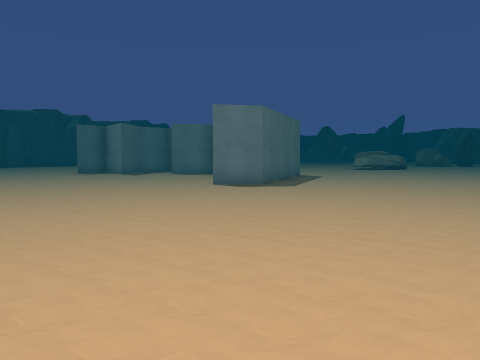
view 1 (above)

24 first-person views from a walk through a Unity game level. The camera is 1.5 m above the floor, tilts 4° down and sees 70° across. The floor is counted in squares, 2 m on a side. Each view is taken from the middle of a square. On the plan, view 1 faces up. The plan holds only what a view shows up to about 11 squares ahead; the rest is blank. The place goes on beyond the plan. Door leaves are left out, so doorways stand open. Some surface patterns are stand-ins.

view 2
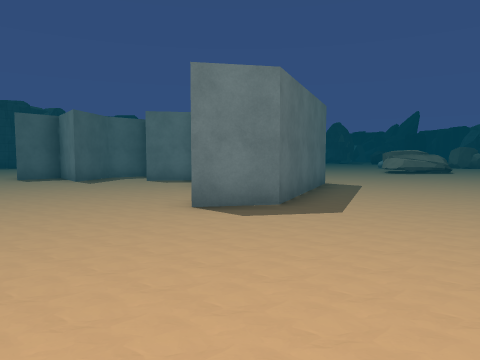

view 3
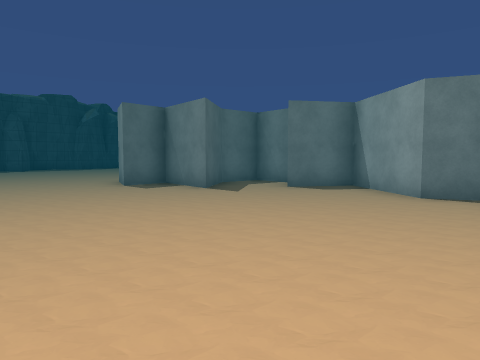

view 4
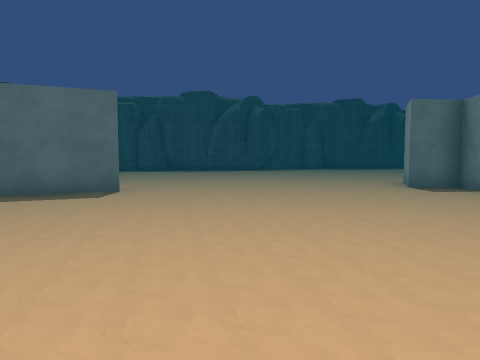

view 5
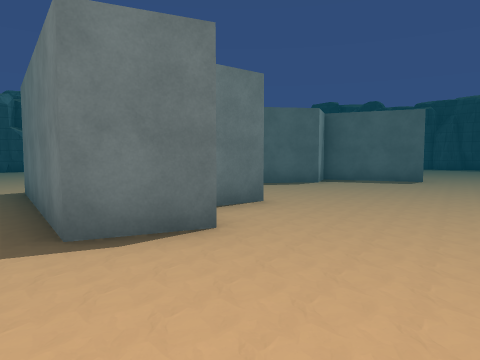

view 6
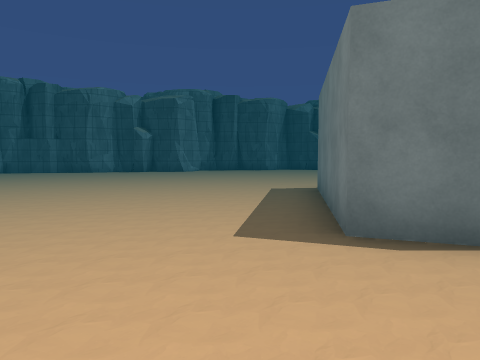

view 7
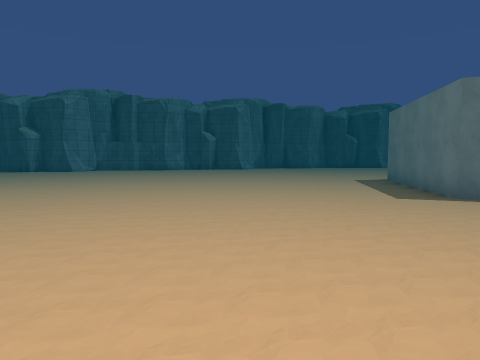

view 8
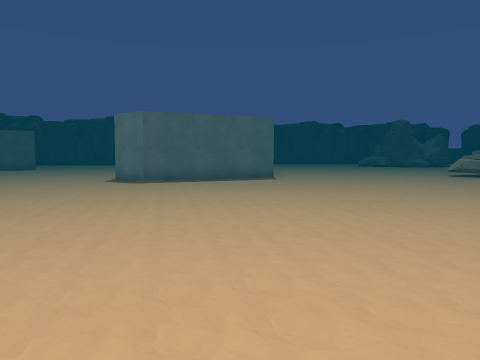

view 9
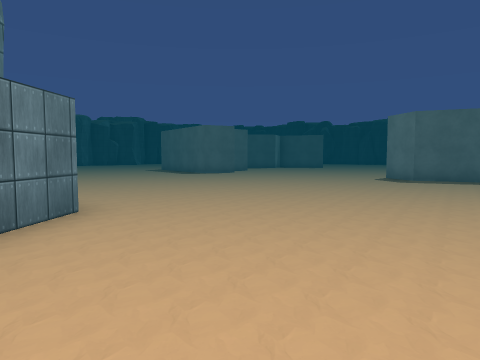

view 10
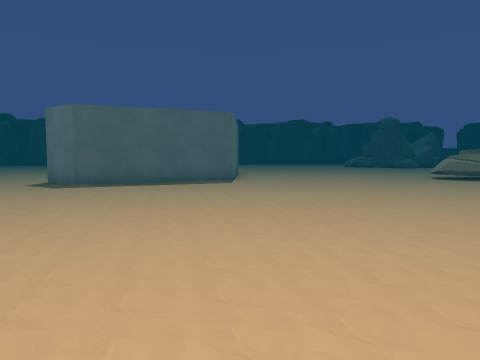

view 11
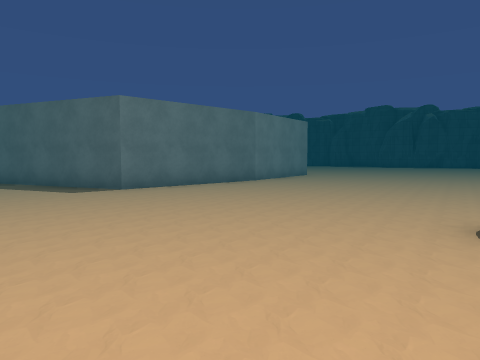

view 12
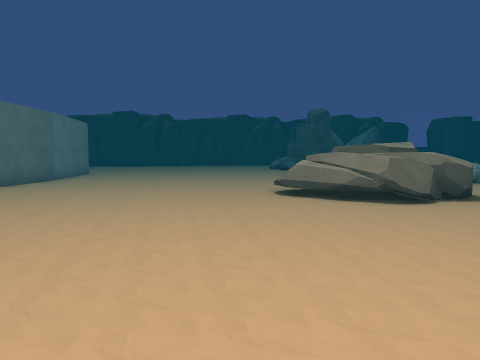

view 13
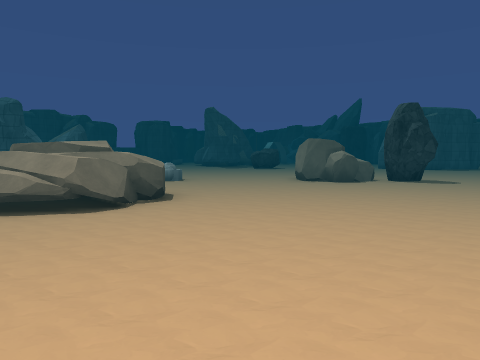

view 14
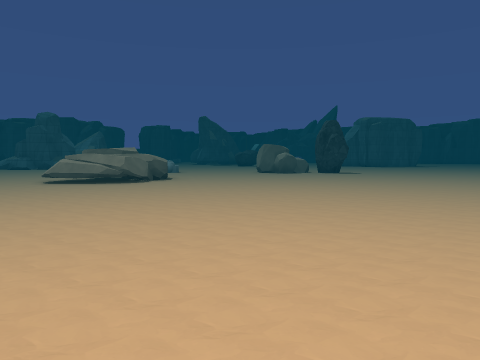

view 15
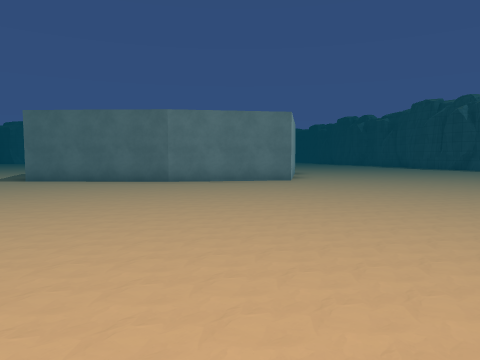

view 16
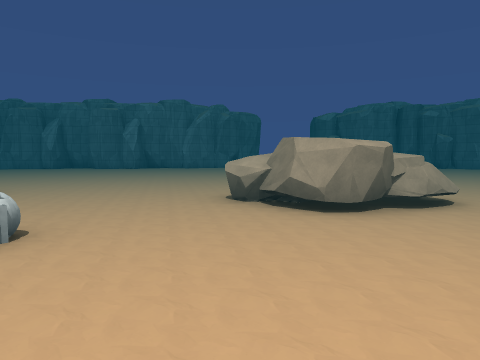

view 17
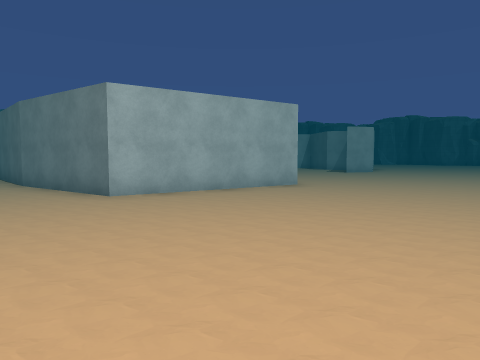

view 18
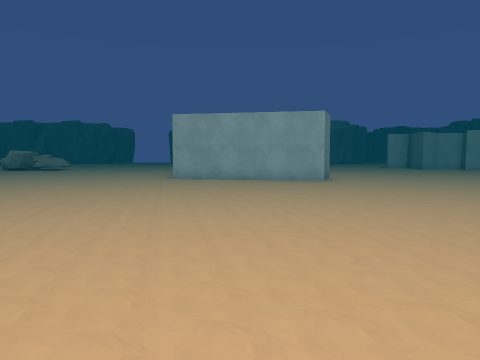

view 19
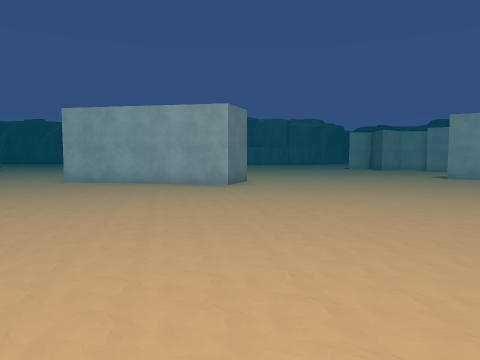

view 20
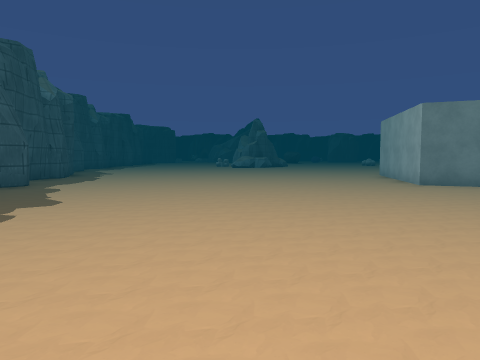

view 21
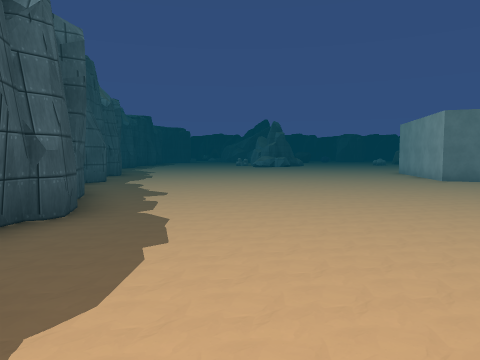

view 22
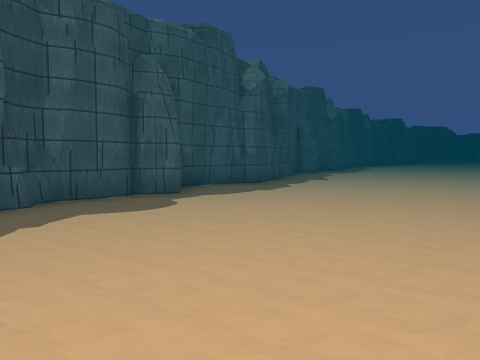

view 23
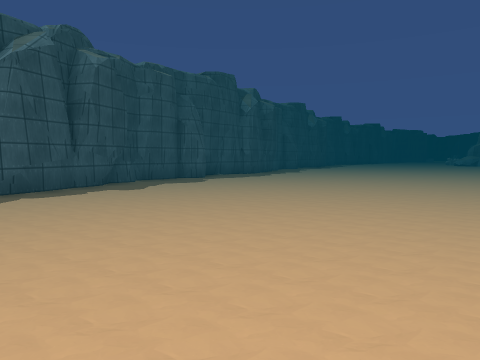

view 24
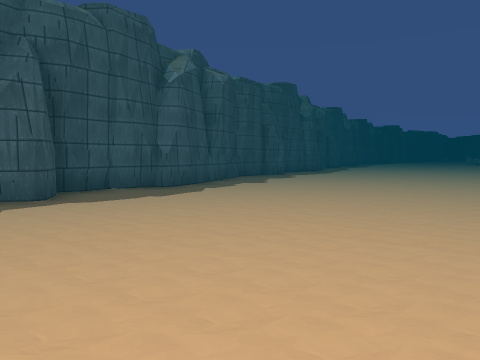

### Floor plan
Points are (right, up) in squares from view 1. A wall is a line through its corners. A room is listed if a view was taken in it or the views show most of it. See-through windows are left out.
Room 1 (views 1, 2, 3, 4, 5, 6, 7, 8, 9, 10, 11, 12, 13, 14, 15, 16, 17, 18, 19, 20, 21, 22, 23, 24)
walls: (0.1, 11.7) (-0.8, 12.1) (-1.1, 14.7) (-2.9, 14.4); (-2.6, 15.7) (-3.5, 16.7) (-4.5, 15.8) (-4.8, 14) (-6.1, 15.6) (-6.9, 14.6) (-7.5, 16) (-3.6, 18.7) (-0.5, 16.4); (-4.6, 3.8) (-3.9, 2.5) (-7.9, -0.4); (-6.7, 4.4) (-6.1, 3.6); (-0.6, 16.5) (2.3, 13.3) (0.6, 9.3) (-0.7, 9); (-10.8, 9.4) (-12, 6.7) (-10.7, 6.2) (-10.5, 4.7); (-11.7, 9.1) (-11.1, 9.2); (6.3, 1.8) (7.8, 1.7); (-17.3, 18) (-17.7, 17.4); (-16.3, 20) (-16.8, 19.3); (-17.9, 17.5) (-18.8, 16.8); (-16.7, 19.6) (-17.2, 18); (-16.5, 20) (-16.9, 19.3); (-19.2, 14.8) (-20.1, 14.6) (-20.2, 14.5) (-20.5, 14.1) (-21.3, 13.4) (-21.1, 13) (-21.6, 12.5); (-18.6, 16.8) (-19.2, 16); (-14.7, 22.8) (-15.4, 22.7); (-20.4, 14.1) (-20.8, 13.7) (-21.3, 13.5); (-21.2, 12.3) (-21.8, 11.1); (-21.2, 13.5) (-21.3, 13.4); (-13.6, 25.3) (-14.3, 24.8); (-21.5, 12.2) (-22.3, 9.7); (-22.3, 9.8) (-22.7, 9.2); (-22.9, 9.4) (-23.9, 8.6); (-23.9, 8.8) (-24.5, 8); (-24.2, 8.2) (-24.8, 7.9); (-24.4, 7.4) (-24.2, 6.7) (-24.9, 6.5); (-24.4, 7.3) (-24.2, 6.7)
low walls: (-17.2, 18) (-17.6, 17.4); (-18.8, 16.9) (-19.3, 16.3); (-22.3, 9.9) (-22.6, 9.4)
objects: other object (7, 19) to (9, 21); other object (9, 25); other object (13, 24) to (15, 25); other object (16, 24) to (16, 25)

Positions as (right, up) in squares from view 1, and headings:
1: (0, 0), facing up
2: (0, 4), facing up
3: (-4, 6), facing up
4: (-4, 6), facing up-left
5: (-1, 4), facing left
6: (-1, 4), facing down-left
7: (3, 4), facing down-left
8: (10, 4), facing up-left
9: (11, 4), facing left
10: (10, 6), facing up-left
11: (10, 16), facing left
12: (11, 13), facing up-left
13: (11, 14), facing up
14: (12, 9), facing up
15: (5, 25), facing down-left
16: (5, 25), facing down-right
17: (-6, 25), facing down
18: (-13, 25), facing down-right
19: (-14, 22), facing down-right
20: (-17, 13), facing up-right
21: (-19, 13), facing up-right
22: (-18, 8), facing up
23: (-18, 3), facing up
24: (-21, 1), facing up
